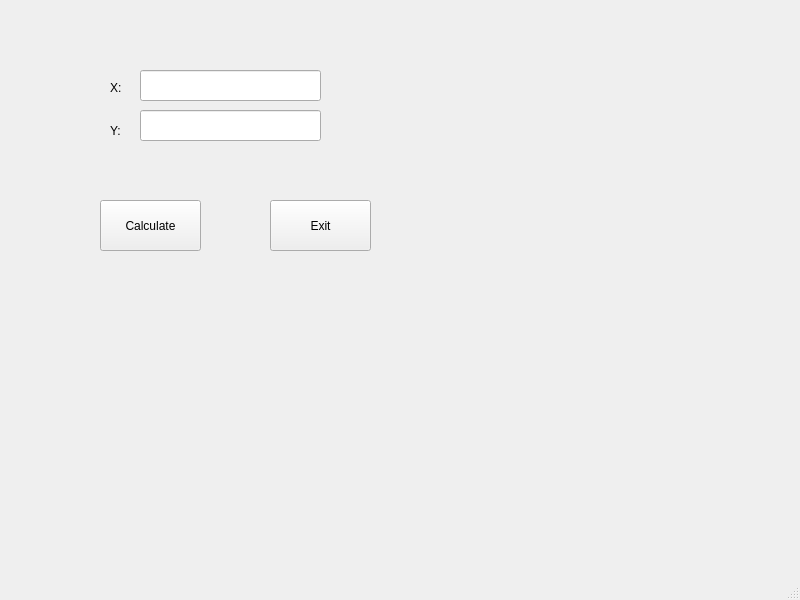
<?xml version="1.0" encoding="UTF-8"?>
<ui version="4.0">
 <class>MainWindow</class>
 <widget class="QMainWindow" name="MainWindow">
  <property name="geometry">
   <rect>
    <x>0</x>
    <y>0</y>
    <width>800</width>
    <height>600</height>
   </rect>
  </property>
  <property name="windowTitle">
   <string>MainWindow</string>
  </property>
  <widget class="QWidget" name="centralwidget">
   <widget class="QPushButton" name="exitButton">
    <property name="geometry">
     <rect>
      <x>270</x>
      <y>200</y>
      <width>101</width>
      <height>51</height>
     </rect>
    </property>
    <property name="text">
     <string>Exit</string>
    </property>
   </widget>
   <widget class="QPushButton" name="calcButton">
    <property name="geometry">
     <rect>
      <x>100</x>
      <y>200</y>
      <width>101</width>
      <height>51</height>
     </rect>
    </property>
    <property name="text">
     <string>Calculate</string>
    </property>
   </widget>
   <widget class="QLineEdit" name="xEdit">
    <property name="geometry">
     <rect>
      <x>140</x>
      <y>70</y>
      <width>181</width>
      <height>31</height>
     </rect>
    </property>
   </widget>
   <widget class="QLabel" name="label">
    <property name="geometry">
     <rect>
      <x>110</x>
      <y>80</y>
      <width>16</width>
      <height>16</height>
     </rect>
    </property>
    <property name="text">
     <string>X:</string>
    </property>
   </widget>
   <widget class="QLabel" name="label_2">
    <property name="geometry">
     <rect>
      <x>110</x>
      <y>120</y>
      <width>21</width>
      <height>21</height>
     </rect>
    </property>
    <property name="text">
     <string>Y:</string>
    </property>
   </widget>
   <widget class="QLineEdit" name="yEdit">
    <property name="geometry">
     <rect>
      <x>140</x>
      <y>110</y>
      <width>181</width>
      <height>31</height>
     </rect>
    </property>
   </widget>
  </widget>
  <widget class="QMenuBar" name="menubar">
   <property name="geometry">
    <rect>
     <x>0</x>
     <y>0</y>
     <width>800</width>
     <height>22</height>
    </rect>
   </property>
  </widget>
  <widget class="QStatusBar" name="statusbar"/>
 </widget>
 <resources/>
 <connections>
  <connection>
   <sender>exitButton</sender>
   <signal>clicked()</signal>
   <receiver>MainWindow</receiver>
   <slot>close()</slot>
   <hints>
    <hint type="sourcelabel">
     <x>151</x>
     <y>107</y>
    </hint>
    <hint type="destinationlabel">
     <x>150</x>
     <y>148</y>
    </hint>
   </hints>
  </connection>
  <connection>
   <sender>calcButton</sender>
   <signal>clicked()</signal>
   <receiver>MainWindow</receiver>
   <slot>calc()</slot>
   <hints>
    <hint type="sourcelabel">
     <x>299</x>
     <y>108</y>
    </hint>
    <hint type="destinationlabel">
     <x>300</x>
     <y>158</y>
    </hint>
   </hints>
  </connection>
 </connections>
 <slots>
  <slot>calc()</slot>
 </slots>
</ui>
